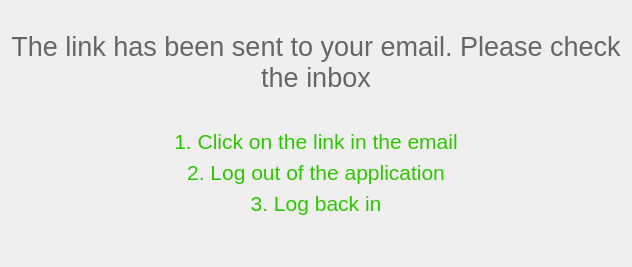
        <widget class="QWidget" name="emailVerify2">
         <layout class="QVBoxLayout" name="verticalLayout_6">
          <item>
           <spacer name="verticalSpacer_25">
            <property name="orientation">
             <enum>Qt::Vertical</enum>
            </property>
            <property name="sizeType">
             <enum>QSizePolicy::Fixed</enum>
            </property>
            <property name="sizeHint" stdset="0">
             <size>
              <width>20</width>
              <height>20</height>
             </size>
            </property>
           </spacer>
          </item>
          <item>
           <widget class="QLabel" name="label_3">
            <property name="font">
             <font>
              <pointsize>20</pointsize>
             </font>
            </property>
            <property name="styleSheet">
             <string notr="true">QLabel {
color: rgb(102, 102, 102);
background: transparent;
}</string>
            </property>
            <property name="text">
             <string>The link has been sent to your email. Please check the inbox</string>
            </property>
            <property name="alignment">
             <set>Qt::AlignCenter</set>
            </property>
            <property name="wordWrap">
             <bool>true</bool>
            </property>
           </widget>
          </item>
          <item>
           <spacer name="verticalSpacer_5">
            <property name="orientation">
             <enum>Qt::Vertical</enum>
            </property>
            <property name="sizeType">
             <enum>QSizePolicy::Fixed</enum>
            </property>
            <property name="sizeHint" stdset="0">
             <size>
              <width>20</width>
              <height>30</height>
             </size>
            </property>
           </spacer>
          </item>
          <item>
           <layout class="QVBoxLayout" name="verticalLayout_5">
            <item>
             <widget class="QLabel" name="label_4">
              <property name="font">
               <font>
                <pointsize>16</pointsize>
                <italic>false</italic>
                <bold>false</bold>
               </font>
              </property>
              <property name="styleSheet">
               <string notr="true">QLabel {
color: rgb(46, 198, 0);
background: transparent;
}</string>
              </property>
              <property name="text">
               <string>1. Click on the link in the email</string>
              </property>
              <property name="alignment">
               <set>Qt::AlignCenter</set>
              </property>
             </widget>
            </item>
            <item>
             <widget class="QLabel" name="label_5">
              <property name="font">
               <font>
                <pointsize>16</pointsize>
                <italic>false</italic>
                <bold>false</bold>
               </font>
              </property>
              <property name="styleSheet">
               <string notr="true">QLabel {
color: rgb(46, 198, 0);
background: transparent;
}</string>
              </property>
              <property name="text">
               <string>2. Log out of the application</string>
              </property>
              <property name="alignment">
               <set>Qt::AlignCenter</set>
              </property>
             </widget>
            </item>
            <item>
             <widget class="QLabel" name="label_6">
              <property name="font">
               <font>
                <pointsize>16</pointsize>
                <italic>false</italic>
                <bold>false</bold>
               </font>
              </property>
              <property name="styleSheet">
               <string notr="true">QLabel {
color: rgb(46, 198, 0);
background: transparent;
}</string>
              </property>
              <property name="text">
               <string>3. Log back in</string>
              </property>
              <property name="alignment">
               <set>Qt::AlignCenter</set>
              </property>
             </widget>
            </item>
           </layout>
          </item>
          <item>
           <spacer name="verticalSpacer_6">
            <property name="orientation">
             <enum>Qt::Vertical</enum>
            </property>
            <property name="sizeHint" stdset="0">
             <size>
              <width>20</width>
              <height>40</height>
             </size>
            </property>
           </spacer>
          </item>
         </layout>
        </widget>
